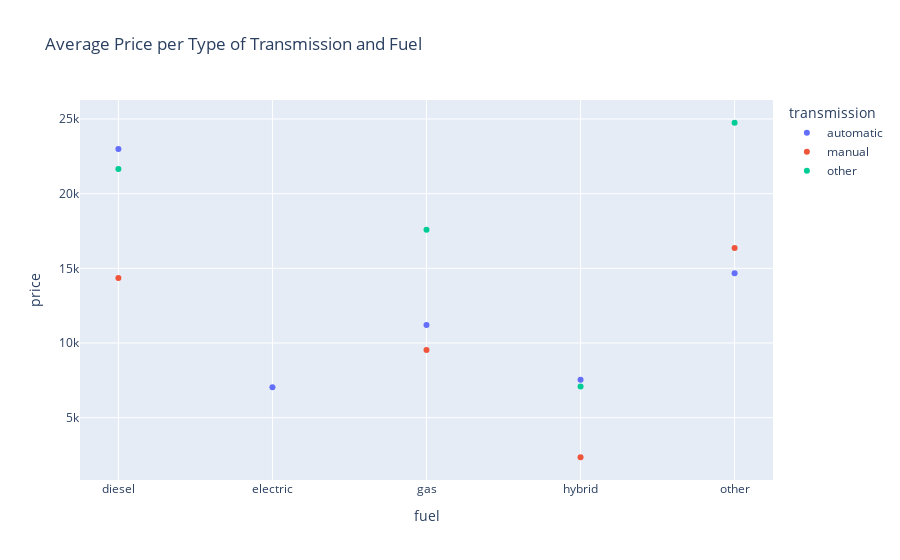

The notebook cell this image was saved under:
### Code cell
grp = car_data.groupby(['fuel', 'transmission'])
car_fuel_transmission = grp['price'].mean()
car_fuel_transmission = car_fuel_transmission.reset_index().rename(columns={0: 'price'})
#price_fuel = car_data.groupby('fuel')['price'].mean()
car_fuel_scatter = px.scatter(car_fuel_transmission,
                              x='fuel',
                              y='price',
                              color='transmission',
                              labels={
                                'value': 'Average Price',
                                'index': 'Transmission Type'},                              
                              title='Average Price per Type of Transmission and Fuel')
car_fuel_scatter.show()

### Figure 1 — Plotly figure (JSON) as saved in the notebook; plotly's stock layout.template omitted (floating-point values rounded to 4 significant figures)
{"data": [{"hovertemplate": "transmission=automatic<br>fuel=%{x}<br>price=%{y}<extra></extra>", "legendgroup": "automatic", "marker": {"color": "#636efa", "symbol": "circle"}, "mode": "markers", "name": "automatic", "orientation": "v", "showlegend": true, "type": "scatter", "x": ["diesel", "electric", "gas", "hybrid", "other"], "xaxis": "x", "y": [22990.0, 7034.0, 11210.0, 7537.0, 14660.0], "yaxis": "y"}, {"hovertemplate": "transmission=manual<br>fuel=%{x}<br>price=%{y}<extra></extra>", "legendgroup": "manual", "marker": {"color": "#EF553B", "symbol": "circle"}, "mode": "markers", "name": "manual", "orientation": "v", "showlegend": true, "type": "scatter", "x": ["diesel", "gas", "hybrid", "other"], "xaxis": "x", "y": [14340.0, 9524.0, 2350, 16370.0], "yaxis": "y"}, {"hovertemplate": "transmission=other<br>fuel=%{x}<br>price=%{y}<extra></extra>", "legendgroup": "other", "marker": {"color": "#00cc96", "symbol": "circle"}, "mode": "markers", "name": "other", "orientation": "v", "showlegend": true, "type": "scatter", "x": ["diesel", "gas", "hybrid", "other"], "xaxis": "x", "y": [21650.0, 17580.0, 7085, 24750.0], "yaxis": "y"}], "layout": {"legend": {"title": {"text": "transmission"}, "tracegroupgap": 0}, "title": {"text": "Average Price per Type of Transmission and Fuel"}, "xaxis": {"anchor": "y", "domain": [0, 1], "title": {"text": "fuel"}}, "yaxis": {"anchor": "x", "domain": [0, 1], "title": {"text": "price"}}}}
